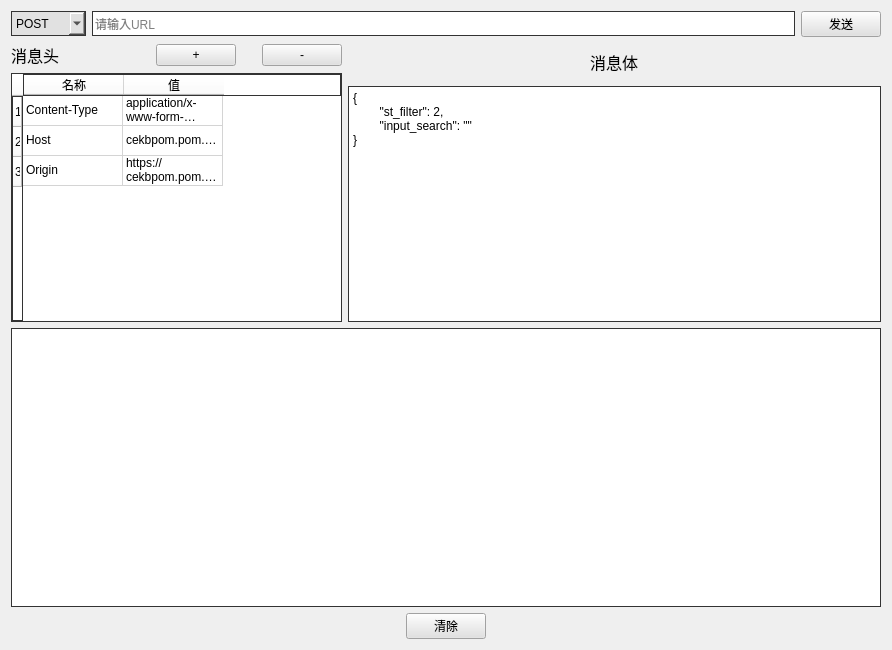
<?xml version="1.0" encoding="UTF-8"?>
<ui version="4.0">
 <class>Form</class>
 <widget class="QWidget" name="Form">
  <property name="geometry">
   <rect>
    <x>0</x>
    <y>0</y>
    <width>892</width>
    <height>650</height>
   </rect>
  </property>
  <property name="windowTitle">
   <string>HTTP 接口测试</string>
  </property>
  <layout class="QVBoxLayout" name="verticalLayout_3">
   <item>
    <layout class="QHBoxLayout" name="horizontalLayout">
     <item>
      <widget class="QComboBox" name="boxMethod">
       <property name="sizePolicy">
        <sizepolicy hsizetype="Fixed" vsizetype="Fixed">
         <horstretch>0</horstretch>
         <verstretch>0</verstretch>
        </sizepolicy>
       </property>
       <property name="minimumSize">
        <size>
         <width>75</width>
         <height>25</height>
        </size>
       </property>
       <property name="styleSheet">
        <string notr="true">border:1px solid #333333;
background-color: rgb(225, 225, 225);</string>
       </property>
       <property name="currentText">
        <string>POST</string>
       </property>
       <item>
        <property name="text">
         <string>POST</string>
        </property>
       </item>
       <item>
        <property name="text">
         <string>GET</string>
        </property>
       </item>
      </widget>
     </item>
     <item>
      <widget class="QLineEdit" name="editURL">
       <property name="sizePolicy">
        <sizepolicy hsizetype="Expanding" vsizetype="Fixed">
         <horstretch>0</horstretch>
         <verstretch>0</verstretch>
        </sizepolicy>
       </property>
       <property name="minimumSize">
        <size>
         <width>0</width>
         <height>25</height>
        </size>
       </property>
       <property name="styleSheet">
        <string notr="true">border:1px solid #333333;
background-color: rgb(255, 255, 255);</string>
       </property>
       <property name="text">
        <string/>
       </property>
       <property name="placeholderText">
        <string>请输入URL</string>
       </property>
      </widget>
     </item>
     <item>
      <widget class="QPushButton" name="buttonRequest">
       <property name="sizePolicy">
        <sizepolicy hsizetype="Minimum" vsizetype="Fixed">
         <horstretch>0</horstretch>
         <verstretch>0</verstretch>
        </sizepolicy>
       </property>
       <property name="minimumSize">
        <size>
         <width>0</width>
         <height>25</height>
        </size>
       </property>
       <property name="styleSheet">
        <string notr="true">
background-color: rgb(225, 225, 225);</string>
       </property>
       <property name="text">
        <string>发送</string>
       </property>
      </widget>
     </item>
    </layout>
   </item>
   <item>
    <layout class="QHBoxLayout" name="horizontalLayout_3">
     <item>
      <layout class="QVBoxLayout" name="verticalLayout">
       <item>
        <layout class="QHBoxLayout" name="horizontalLayout_2">
         <item>
          <widget class="QLabel" name="label">
           <property name="font">
            <font>
             <family>Arial</family>
             <pointsize>12</pointsize>
            </font>
           </property>
           <property name="text">
            <string>消息头</string>
           </property>
          </widget>
         </item>
         <item>
          <widget class="QPushButton" name="buttonAdd">
           <property name="sizePolicy">
            <sizepolicy hsizetype="Fixed" vsizetype="Fixed">
             <horstretch>0</horstretch>
             <verstretch>0</verstretch>
            </sizepolicy>
           </property>
           <property name="minimumSize">
            <size>
             <width>0</width>
             <height>0</height>
            </size>
           </property>
           <property name="styleSheet">
            <string notr="true">background-color: rgb(225, 225, 225);
font: 14pt &quot;Arial&quot;;</string>
           </property>
           <property name="text">
            <string>+</string>
           </property>
          </widget>
         </item>
         <item>
          <spacer name="horizontalSpacer">
           <property name="orientation">
            <enum>Qt::Horizontal</enum>
           </property>
           <property name="sizeType">
            <enum>QSizePolicy::Fixed</enum>
           </property>
           <property name="sizeHint" stdset="0">
            <size>
             <width>20</width>
             <height>20</height>
            </size>
           </property>
          </spacer>
         </item>
         <item>
          <widget class="QPushButton" name="buttonRemove">
           <property name="sizePolicy">
            <sizepolicy hsizetype="Fixed" vsizetype="Fixed">
             <horstretch>0</horstretch>
             <verstretch>0</verstretch>
            </sizepolicy>
           </property>
           <property name="styleSheet">
            <string notr="true">background-color: rgb(225, 225, 225);
font: 14pt &quot;Arial&quot;;</string>
           </property>
           <property name="text">
            <string>-</string>
           </property>
          </widget>
         </item>
        </layout>
       </item>
       <item>
        <widget class="QTableWidget" name="widgetHeader">
         <property name="maximumSize">
          <size>
           <width>331</width>
           <height>16777215</height>
          </size>
         </property>
         <property name="styleSheet">
          <string notr="true">border:1px solid #333333;
background-color: rgb(255, 255, 255);</string>
         </property>
         <row>
          <property name="text">
           <string>1</string>
          </property>
          <property name="font">
           <font>
            <weight>50</weight>
            <bold>false</bold>
           </font>
          </property>
         </row>
         <row>
          <property name="text">
           <string>2</string>
          </property>
          <property name="font">
           <font>
            <weight>50</weight>
            <bold>false</bold>
           </font>
          </property>
         </row>
         <row>
          <property name="text">
           <string>3</string>
          </property>
         </row>
         <column>
          <property name="text">
           <string>名称</string>
          </property>
         </column>
         <column>
          <property name="text">
           <string>值</string>
          </property>
         </column>
         <item row="0" column="0">
          <property name="text">
           <string>Content-Type</string>
          </property>
         </item>
         <item row="0" column="1">
          <property name="text">
           <string>application/x-www-form-urlencoded</string>
          </property>
         </item>
         <item row="1" column="0">
          <property name="text">
           <string>Host</string>
          </property>
         </item>
         <item row="1" column="1">
          <property name="text">
           <string>cekbpom.pom.go.id</string>
          </property>
         </item>
         <item row="2" column="0">
          <property name="text">
           <string>Origin</string>
          </property>
         </item>
         <item row="2" column="1">
          <property name="text">
           <string>https://cekbpom.pom.go.id</string>
          </property>
         </item>
        </widget>
       </item>
      </layout>
     </item>
     <item>
      <layout class="QVBoxLayout" name="verticalLayout_2">
       <item>
        <layout class="QHBoxLayout" name="horizontalLayout_5">
         <property name="leftMargin">
          <number>0</number>
         </property>
         <property name="topMargin">
          <number>7</number>
         </property>
         <property name="rightMargin">
          <number>0</number>
         </property>
         <property name="bottomMargin">
          <number>6</number>
         </property>
         <item>
          <widget class="QLabel" name="label_2">
           <property name="sizePolicy">
            <sizepolicy hsizetype="Fixed" vsizetype="Fixed">
             <horstretch>0</horstretch>
             <verstretch>0</verstretch>
            </sizepolicy>
           </property>
           <property name="font">
            <font>
             <family>Arial</family>
             <pointsize>12</pointsize>
            </font>
           </property>
           <property name="text">
            <string>消息体</string>
           </property>
           <property name="wordWrap">
            <bool>false</bool>
           </property>
          </widget>
         </item>
        </layout>
       </item>
       <item>
        <widget class="QPlainTextEdit" name="editBody">
         <property name="styleSheet">
          <string notr="true">border:1px solid #333333;
background-color: rgb(255, 255, 255);
font: 9pt &quot;黑体&quot;;color: rgb(0, 0, 0);
</string>
         </property>
         <property name="plainText">
          <string>{
        &quot;st_filter&quot;: 2,
        &quot;input_search&quot;: &quot;&quot;
}</string>
         </property>
        </widget>
       </item>
      </layout>
     </item>
    </layout>
   </item>
   <item>
    <widget class="QTextBrowser" name="browserInput">
     <property name="styleSheet">
      <string notr="true">border:1px solid #333333;
background-color: rgb(255, 255, 255);</string>
     </property>
    </widget>
   </item>
   <item>
    <layout class="QHBoxLayout" name="horizontalLayout_4">
     <item>
      <widget class="QPushButton" name="buttonClean">
       <property name="sizePolicy">
        <sizepolicy hsizetype="Fixed" vsizetype="Fixed">
         <horstretch>0</horstretch>
         <verstretch>0</verstretch>
        </sizepolicy>
       </property>
       <property name="styleSheet">
        <string notr="true">
background-color: rgb(225, 225, 225);</string>
       </property>
       <property name="text">
        <string>清除</string>
       </property>
      </widget>
     </item>
    </layout>
   </item>
  </layout>
 </widget>
 <resources/>
 <connections/>
</ui>
